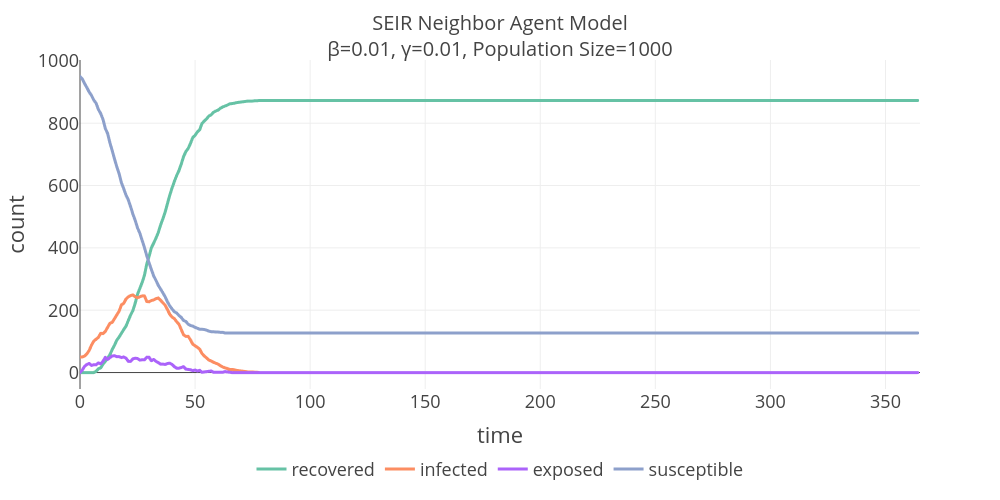

The code cell stored with this chart in its notebook:
### Markdown cell above
### Line Plot

### Code cell
fig = px.line(df, x="time", y="count", color="grp", color_discrete_map=color_map)
fig.update_layout(**graph_params, xaxis_range=[0, 365])
fig.show()

### Figure 1 — Plotly figure (JSON) as saved in the notebook; plotly's stock layout.template omitted (floating-point values rounded to 4 significant figures; data arrays with more than 128 entries replaced by an {"elided": "..."} marker saying what was removed)
{"data": [{"hovertemplate": "grp=recovered<br>time=%{x}<br>count=%{y}<extra></extra>", "legendgroup": "recovered", "line": {"color": "#66c2a5", "dash": "solid"}, "marker": {"symbol": "circle"}, "mode": "lines", "name": "recovered", "showlegend": true, "type": "scattergl", "x": {"elided": "365 int values"}, "xaxis": "x", "y": {"elided": "365 int values"}, "yaxis": "y"}, {"hovertemplate": "grp=infected<br>time=%{x}<br>count=%{y}<extra></extra>", "legendgroup": "infected", "line": {"color": "#fc8d62", "dash": "solid"}, "marker": {"symbol": "circle"}, "mode": "lines", "name": "infected", "showlegend": true, "type": "scattergl", "x": {"elided": "365 int values"}, "xaxis": "x", "y": {"elided": "365 int values"}, "yaxis": "y"}, {"hovertemplate": "grp=exposed<br>time=%{x}<br>count=%{y}<extra></extra>", "legendgroup": "exposed", "line": {"color": "#ab63fa", "dash": "solid"}, "marker": {"symbol": "circle"}, "mode": "lines", "name": "exposed", "showlegend": true, "type": "scattergl", "x": {"elided": "365 int values"}, "xaxis": "x", "y": {"elided": "365 int values"}, "yaxis": "y"}, {"hovertemplate": "grp=susceptible<br>time=%{x}<br>count=%{y}<extra></extra>", "legendgroup": "susceptible", "line": {"color": "#8da0cb", "dash": "solid"}, "marker": {"symbol": "circle"}, "mode": "lines", "name": "susceptible", "showlegend": true, "type": "scattergl", "x": {"elided": "365 int values"}, "xaxis": "x", "y": {"elided": "365 int values"}, "yaxis": "y"}], "layout": {"height": 500, "legend": {"orientation": "h", "title": {"text": ""}, "tracegroupgap": 0, "x": 0.5, "xanchor": "center", "y": -0.3, "yanchor": "bottom"}, "margin": {"t": 60}, "title": {"font": {"size": 20}, "text": "SEIR Neighbor Agent Model<br>β=0.01, γ=0.01, Population Size=1000"}, "width": 1000, "xaxis": {"anchor": "y", "domain": [0, 1], "range": [0, 365], "title": {"text": "time"}}, "yaxis": {"anchor": "x", "domain": [0, 1], "title": {"text": "count"}}}}
